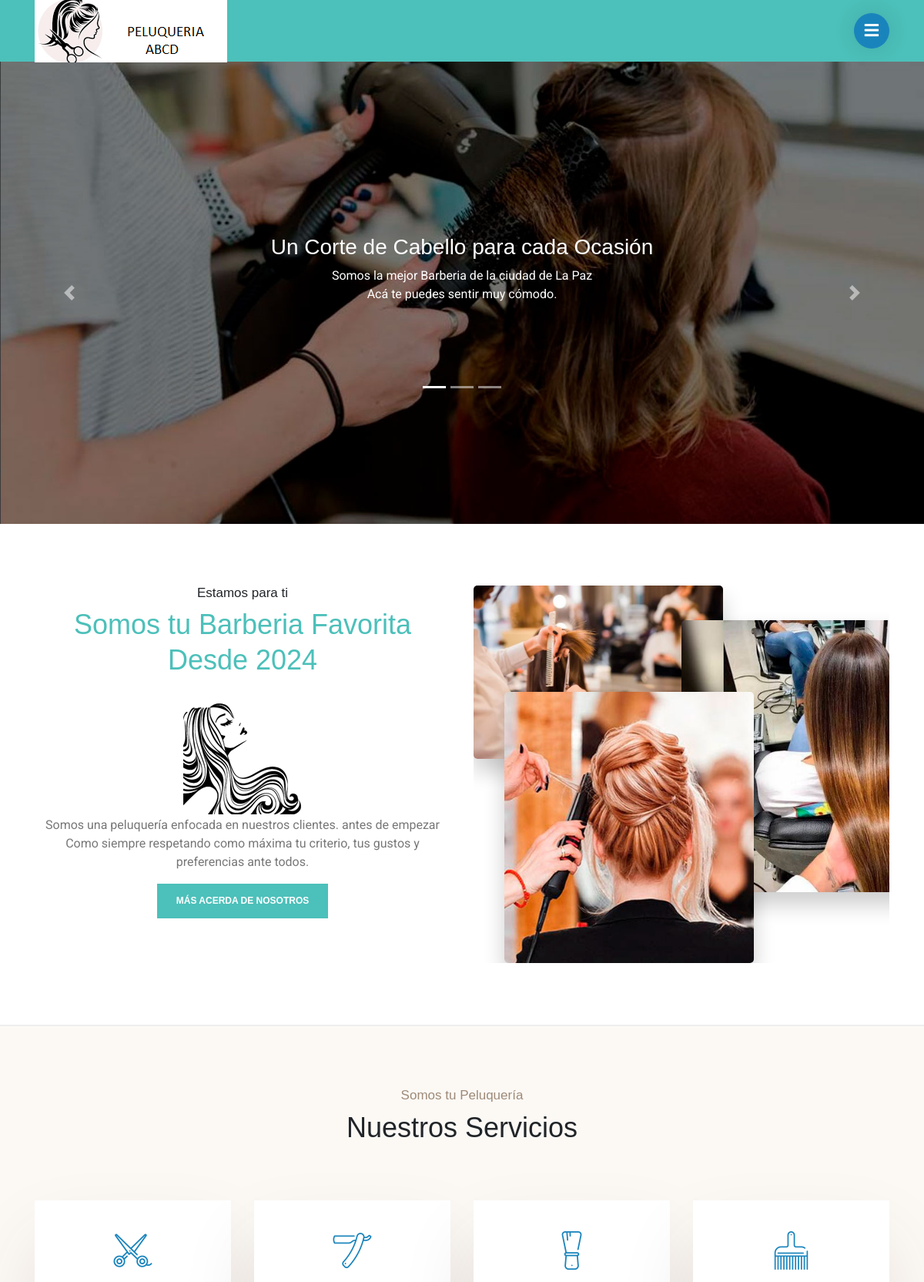
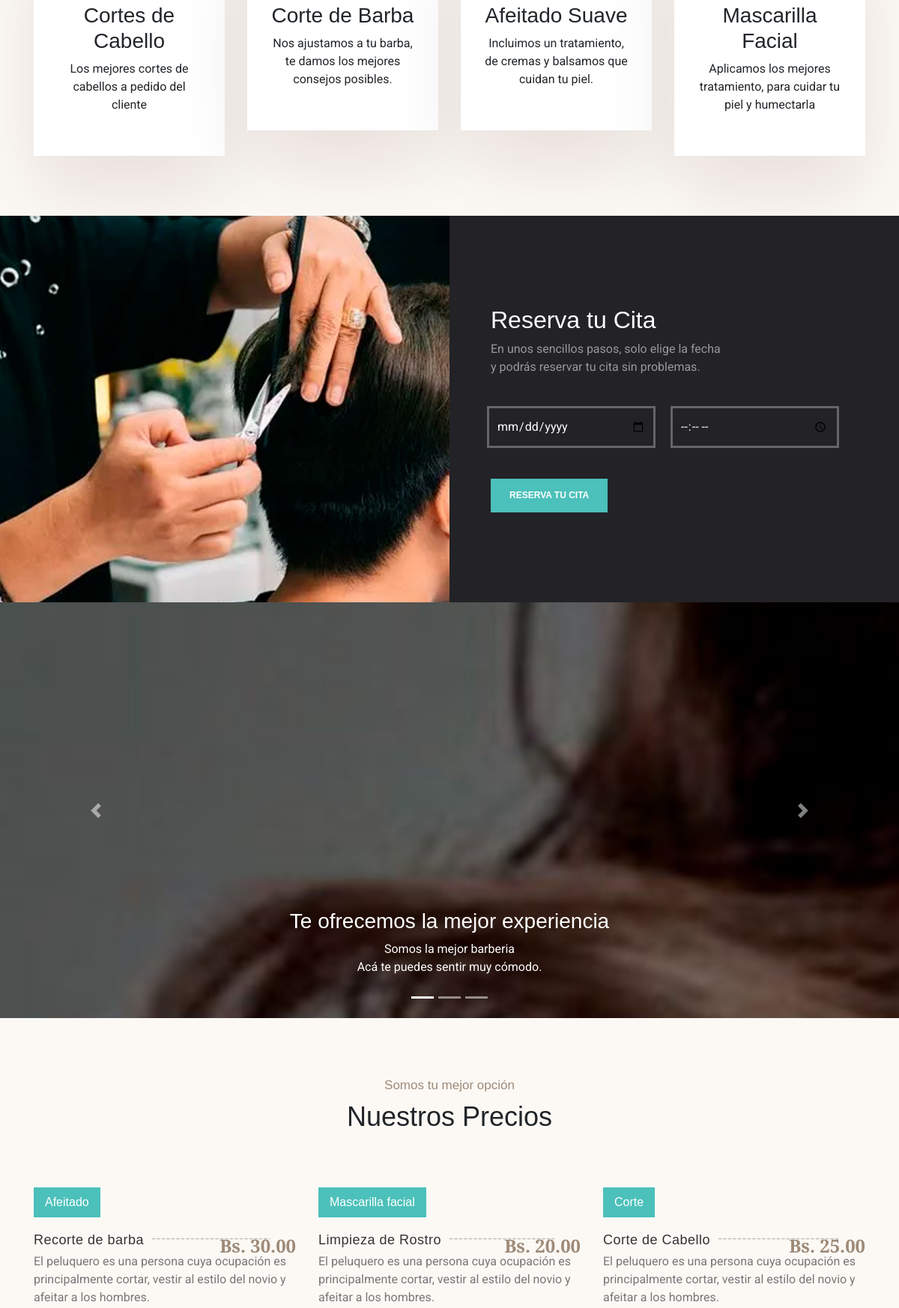
The page / (upper part) on the database its author committed (2 pictures, top to bottom).
### tables this page shows
CREATE TABLE `service_categories` (
  `category_id` int(2) NOT NULL,
  `category_name` varchar(50) NOT NULL
);

CREATE TABLE `services` (
  `service_id` int(5) NOT NULL,
  `service_name` varchar(50) NOT NULL,
  `service_description` varchar(255) NOT NULL,
  `service_price` decimal(6,2) NOT NULL,
  `service_duration` int(5) NOT NULL,
  `category_id` int(2) NOT NULL
);

### index.php (the view, shortened to what this page needs)
<?php
include "connect.php";
include "Includes/templates/header.php";
include "Includes/templates/navbar.php";
?>
<section class="home-section" id="home-section">
    <div class="home-section-content">
        <div id="home-section-carousel" class="carousel slide" data-ride="carousel">
            <ol class="carousel-indicators">
                <li data-target="#home-section-carousel" data-slide-to="0" class="active"></li>
                <li data-target="#home-section-carousel" data-slide-to="1"></li>
                <li data-target="#home-section-carousel" data-slide-to="2"></li>
            </ol>
            <div class="carousel-inner">
                <div class="carousel-item active">
                    <img class="d-block w-100" src="Design/images/barbershop_image_1.jpg" alt="First slide">
                    <div class="carousel-caption d-md-block">
                        <h3>Un Corte de Cabello para cada Ocasión</h3>
                        <p>
                        Somos la mejor Barberia de la ciudad de La Paz
                            <br>
                            Acá te puedes sentir muy cómodo.
                        </p>
                    </div>
                </div>
            </div>
            <a class="carousel-control-prev" href="#home-section-carousel" role="button" data-slide="prev">
                <span class="carousel-control-prev-icon" aria-hidden="true"></span>
            </a>
            <a class="carousel-control-next" href="#home-section-carousel" role="button" data-slide="next">
                <span class="carousel-control-next-icon" aria-hidden="true"></span>
            </a>
        </div>
    </div>
</section>
<section id="about" class="about_section">
    <div class="container">
        <div class="row">
            <div class="col-md-6">
                <div class="about_content" style="text-align: center;">
                    <h3>Estamos para ti</h3>
                    <h2>Somos tu Barberia Favorita <br>Desde 2024</h2>
                    <img src="Design/images/about-logo.png" alt="logo">
                    <p style="color: #777">
                        Somos una peluquería enfocada en nuestros clientes. antes de empezar
                        Como siempre respetando como máxima tu criterio, tus gustos y preferencias ante todos.
                    </p>
                    <a href="#" class="default_btn" style="opacity: 1;">Más acerda de nosotros</a>
                </div>
            </div>
            <div class="col-md-6  d-none d-md-block">
                <div class="about_img" style="overflow:hidden">
                    <img class="about_img_1" src="Design/images/about-1.jpg" alt="about-1">
                    <img class="about_img_2" src="Design/images/about-2.jpg" alt="about-2">
                    <img class="about_img_3" src="Design/images/about-3.jpg" alt="about-3">
                </div>
            </div>
        </div>
    </div>
</section>
<section class="services_section" id="services">
    <div class="container">
        <div class="section_heading">
            <h3>Somos tu Peluquería</h3>
            <h2>Nuestros Servicios</h2>
            <div class="heading-line"></div>
        </div>
        <div class="row">
            <div class="col-lg-3 col-md-6 padd_col_res">
                <div class="service_box">
                    <i class="bs bs-scissors-1"></i>
                    <h3>Cortes de Cabello</h3>
                    <p>Los mejores cortes de cabellos a pedido del cliente</p>
                </div>
            </div>
            <div class="col-lg-3 col-md-6 padd_col_res">
                <div class="service_box">
                    <i class="bs bs-razor-2"></i>
                    <h3>Corte de Barba</h3>
                    <p>Nos ajustamos a tu barba, te damos los mejores consejos posibles.</p>
                </div>
            </div>
            <div class="col-lg-3 col-md-6 padd_col_res">
                <div class="service_box">
                    <i class="bs bs-brush"></i>
                    <h3>Afeitado Suave</h3>
                    <p>Incluimos un tratamiento, de cremas y balsamos que cuidan tu piel.</p>
                </div>
            </div>
            <div class="col-lg-3 col-md-6 padd_col_res">
                <div class="service_box">
                    <i class="bs bs-hairbrush-1"></i>
                    <h3>Mascarilla Facial</h3>
                    <p>Aplicamos los mejores tratamiento, para cuidar tu piel y humectarla</p>
                </div>
            </div>
        </div>
    </div>
</section>
<section class="book_section" id="booking">
    <div class="book_bg"></div>
    <div class="map_pattern"></div>
    <div class="container">
        <div class="row">
            <div class="col-md-6 offset-md-6">
                <form action="appointment.php" method="post" id="appointment_form" class="form-horizontal appointment_form">
                    <div class="book_content">
                        <h2 style="color: white;">Reserva tu Cita</h2>
                        <p style="color: #999;">
                            En unos sencillos pasos, solo elige la fecha <br>y podrás reservar tu cita sin problemas.
                        </p>
                    </div>
                    <div class="form-group row">
                        <div class="col-md-6 padding-10">
                            <input type="date" class="form-control">
                        </div>
                        <div class="col-md-6 padding-10">
                            <input type="time" class="form-control">
                        </div>
                    </div>
                    <button id="app_submit" class="default_btn" type="submit">
                        Reserva tu Cita
                    </button>
                </form>
            </div>
        </div>
    </div>
</section>
<section id="reviews" class="testimonial_section">
    <div class="container">
        <div id="reviews-carousel" class="carousel slide" data-ride="carousel">
            <ol class="carousel-indicators">
                <li data-target="#reviews-carousel" data-slide-to="0" class="active"></li>
                <li data-target="#reviews-carousel" data-slide-to="1"></li>
                <li data-target="#reviews-carousel" data-slide-to="2"></li>
            </ol>
            <div class="carousel-inner">
                <div class="carousel-item active">
                    <div class="carousel-caption d-md-block">
                        <h3>Te ofrecemos la mejor experiencia</h3>
                        <p>
                            Somos la mejor barberia
                            <br>
                            Acá te puedes sentir muy cómodo.
                        </p>
                    </div>
                </div>
            </div>
            <a class="carousel-control-prev" href="#reviews-carousel" role="button" data-slide="prev">
                <span class="carousel-control-prev-icon" aria-hidden="true"></span>
            </a>
            <a class="carousel-control-next" href="#reviews-carousel" role="button" data-slide="next">
                <span class="carousel-control-next-icon" aria-hidden="true"></span>
            </a>
        </div>
    </div>
</section>
<section class="pricing_section" id="pricing">
    <?php
    $stmt = $con->prepare("Select * from service_categories");
    $stmt->execute();
    $categories = $stmt->fetchAll();
    ?>
    <div class="container">
        <div class="section_heading">
            <h3>Somos tu mejor opción</h3>
            <h2>Nuestros Precios</h2>
            <div class="heading-line"></div>
        </div>
        <div class="row">
            <?php
            foreach ($categories as $category) {
                $stmt = $con->prepare("Select * from services where category_id = ?");
                $stmt->execute(array($category['category_id']));
                $totalServices =  $stmt->rowCount();
                $services = $stmt->fetchAll();
                if ($totalServices > 0) {
            ?>
                    <div class="col-lg-4 col-md-6 sm-padding">
                        <div class="price_wrap">
                            <h3><?php echo $category['category_name'] ?></h3>
                            <ul class="price_list">
                                <?php
                                foreach ($services as $service) {
                                ?>
                                    <li>
                                        <h4><?php echo $service['service_name'] ?></h4>
                                        <p><?php echo $service['service_description'] ?></p>
                                        <span class="price">Bs. <?php echo $service['service_price'] ?></span>
                                    </li>
                                <?php
                                }
                                ?>
                            </ul>
                        </div>
                    </div>
            <?php
                }
            }
            ?>
        </div>
    </div>
</section>
<?php include "./Includes/templates/footer.php"; ?>

### Includes/templates/header.php (shortened to what this page needs)
<!DOCTYPE html>
<html lang="en">
<head>
	<link rel="stylesheet" type="text/css" href="Design/css/bootstrap.min.css">
	<link rel="stylesheet" type="text/css" href="Design/fonts/css/all.min.css">
	<link rel="stylesheet" type="text/css" href="Design/css/main.css">
	<link rel="stylesheet" type="text/css" href="Design/css/responsive.css">
	<link rel="stylesheet" type="text/css" href="Design/css/barber-icons.css">
</head>
<body>

### Includes/templates/navbar.php (shortened to what this page needs)
<header id="header" class="header-section">
    <div class="container">
        <nav class="navbar">
            <a href="#" class="navbar-brand">
                <img src="Design/images/barbershop_logo.png" alt="Barbershop Logo">
            </a>
            <a class="mob-menu-toggle">
                <i class="fa fa-bars"></i>
            </a>
        </nav>
    </div>
</header>
<div class="header-height" style="height: 80px;"></div>

### Includes/templates/footer.php (shortened to what this page needs)
</body>
</html>

### Design/css/responsive.css (style rules this page uses)
@media (max-width: 1230px) { a.mob-menu-toggle { display: block !important; } }

### rows shown on the page
service_categories: category_name "Afeitado"
services: service_name "Recorte de barba", service_description "El peluquero es una persona cuya ocupación es principalmente cortar, vestir al estilo del novio y afeitar a los hombres.", service_price "30.00"
service_categories: category_name "Mascarilla facial"
services: service_name "Limpieza de Rostro", service_description "El peluquero es una persona cuya ocupación es principalmente cortar, vestir al estilo del novio y afeitar a los hombres.", service_price "20.00"
service_categories: category_name "Corte"
services: service_name "Corte de Cabello", service_description "El peluquero es una persona cuya ocupación es principalmente cortar, vestir al estilo del novio y afeitar a los hombres.", service_price "25.00"
